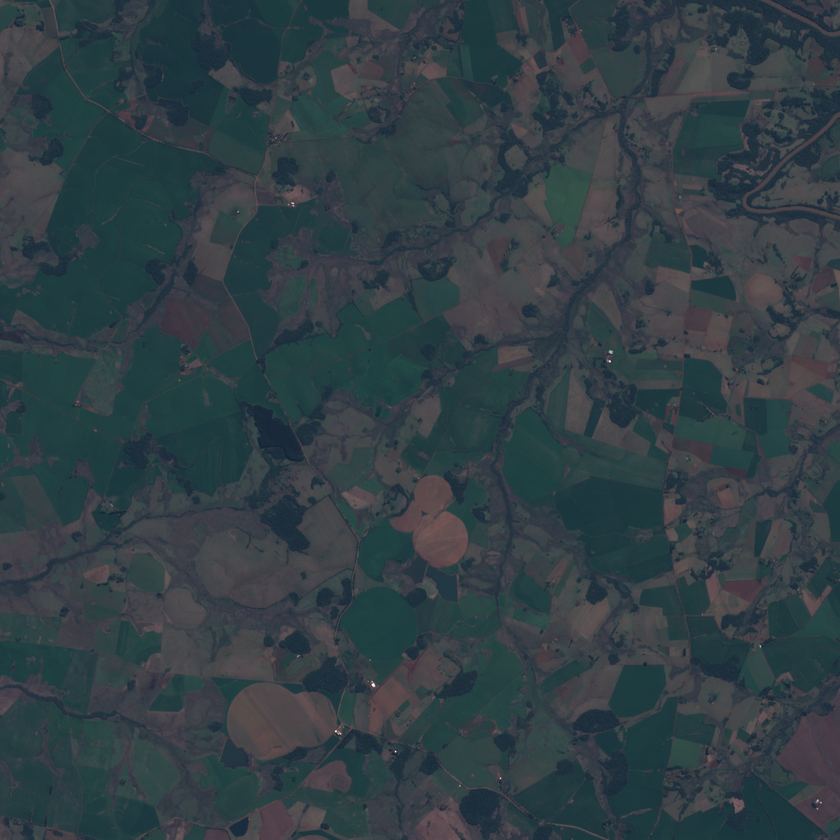
#> input picture veterans/2024-1B-T01-CC10-G01-main/src/Pipeline de Processamento/test_imgs/img.png, 840 x 840 px, shrunk from 1200 x 1200 before the run; its folder holds only this picture in this run
$ jupyter execute --allow-errors notebook.ipynb   (shell and % lines are left out)
#> lines starting #> are read from the running program, lines starting #| are printed output that depends on the picture
### veterans/2024-1B-T01-CC10-G01-main/src/Pipeline de Processamento/image_process/pipeline.py
import sys
import cv2 as cv
import numpy as np
import matplotlib.pyplot as plt
import random

from PIL import Image, ImageTk

from PyQt5.QtGui import QPixmap, QImage
from PyQt5.QtCore import Qt
from PyQt5.QtWidgets import (
    QApplication,
    QTabWidget,
    QWidget,
    QGridLayout,
    QLabel,
    QScrollArea,
    QVBoxLayout,
    QMainWindow,
)


class ProcessingPipeline:
    """
    Manages the application of image processing filters and augmentations.

    Attributes:
        filters (list): A list of filter objects to apply to the images.
        augmentations (list): A list of augmentation objects to apply to the images.
        history (list): Records outcomes of applied filters and augmentations for visualization.
    """

    def __init__(self, plot_storyline=False):
        """
        Initializes the processing pipeline with empty lists for filters, augmentations, and history.
        """
        self.filters = []
        self.augmentations = []
        self.history = []

    # [214 lines left out: functions add_filters, clear_filters, add_augmentations, clear_augmentations, apply_filters, apply_crop and 3 more, not called in this run]

    def get_history(self):
        return self.history


class PipelineViewer:
    # [82 lines left out: functions __init__, plot_history, _add_images_to_grid, _add_image_to_grid, not called in this run]

### veterans/2024-1B-T01-CC10-G01-main/src/Pipeline de Processamento/notebook.ipynb
# Install and import the required libraries

## Imports
Modules such as pipeline and image_process were developed by the team to provide a dynamic and flexible tool for testing multiple combinations of augmentation techniques, filters, and processes. You will be able to find the source at the current directory.

[cell 1]
import logging
import math

import cv2 as cv
import numpy as np
import h5py
import matplotlib.pyplot as plt
import unittest
import os
import zipfile

from image_process.pipeline import PipelineViewer, ProcessingPipeline
from image_process.processes import (
    MorphDilate,
    Rotate,
    Translate,
    Flip,
    BrightnessContrast,
    RandomGaussianBlur,
    GaussianBlur,
    MedianBlur,
    BilateralFilter,
    AdaptiveMeanThresh
)

# Pipeline Execution

## Define auxiliary methods
A set of configuration lines and auxiliary methods were defined to enhance the process of running the pipeline, loading the images, and logging information.

[cell 2]
logging.basicConfig(
    level=logging.INFO, format="%(asctime)s - %(levelname)s - %(message)s"
)


def load_image(path, color_mode=cv.IMREAD_COLOR):
    """Loads an image from the given path with specified color mode."""
#> called with path = './test_imgs/img.png', color_mode = 1
    image = cv.imread(path, color_mode)
#> image is the input picture: shape (840, 840, 3); mean B, G, R 68.6, 63.1, 49.9
#> call 2 of load_image, with path = './test_imgs/img.png', color_mode = 0
#> in load_image (call 2), `image = cv.imread(path, color_mode)`:
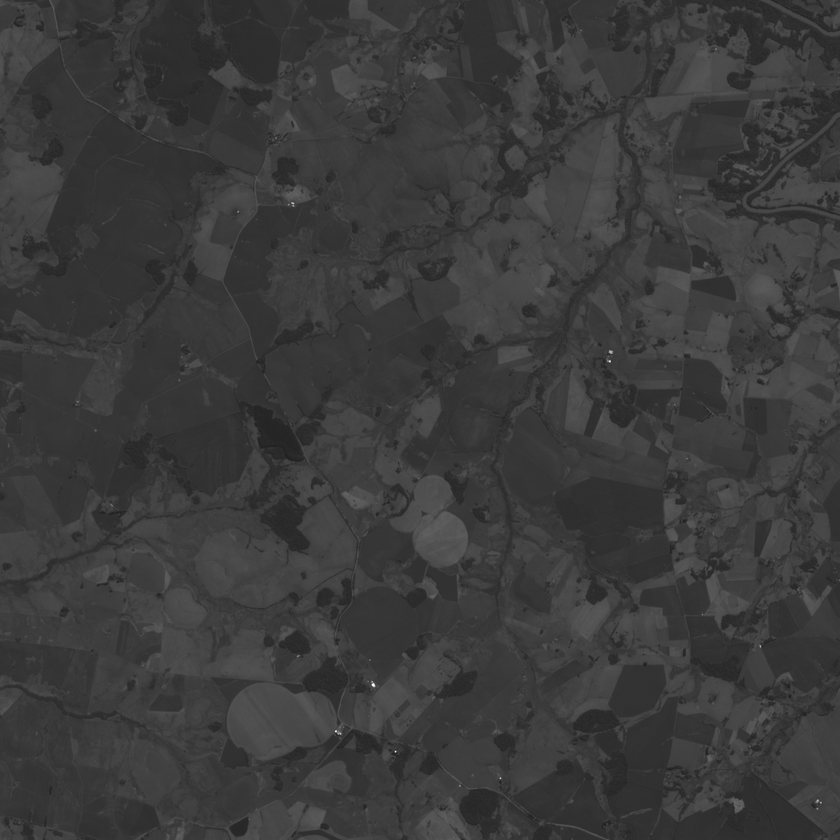
#> image: shape (840, 840); min 31, max 255, mean 59.3
    if image is None:
        raise FileNotFoundError(f"Could not load image from {path}")
    return image

def display_history(history):
        n_images = len(history)
        n_rows = math.ceil(n_images ** 0.5)
        n_cols = math.ceil(n_images / n_rows)
        plt.figure(figsize=(n_cols * 4, n_rows * 4))
        for i, (img, label, _) in enumerate(history):
            plt.subplot(n_rows, n_cols, i + 1)
            plt.imshow(cv.cvtColor(img, cv.COLOR_BGR2RGB))
            plt.title(label)
            plt.axis('off')
        plt.tight_layout()

def save_to_hdf5(normalized_imgs_arr, normalized_masks_arr, cropped_coordinates_arr, img_paths, filename):
#> called with filename = 'processed_data.h5'
    with h5py.File(filename, 'w') as f:
        for index, img_path in enumerate(img_paths):
            normalized_imgs = normalized_imgs_arr[index]
            normalized_masks = normalized_masks_arr[index]
            cropped_coordinates = cropped_coordinates_arr[index]
            for idx, (img, mask, coord) in enumerate(zip(normalized_imgs, normalized_masks, cropped_coordinates)):
                group = f.create_group(f'image_{idx}_{index}')
                group.attrs['image_shape'] = img.shape
                group.attrs['mask_shape'] = mask.shape
                group.attrs['original_path'] = img_path

                if img.ndim > 2:  # RGB Image
                    red, green, blue = img[:, :, 0].flatten(), img[:, :, 1].flatten(), img[:, :, 2].flatten()
                    group.create_dataset('image_red', data=red, compression='gzip', compression_opts=9)
                    group.create_dataset('image_green', data=green, compression='gzip', compression_opts=9)
                    group.create_dataset('image_blue', data=blue, compression='gzip', compression_opts=9)
                else:  # Grayscale Image
                    gray = img.flatten()
                    group.create_dataset('image_gray', data=gray, compression='gzip', compression_opts=9)

                mask_flattened = mask.flatten()
                group.create_dataset('mask', data=mask_flattened, compression='gzip', compression_opts=9)
                group.create_dataset('coordinates', data=np.array(coord), dtype='int32')

def load_from_hdf5(filename):
    with h5py.File(filename, 'r') as f:
        print("Datasets in the HDF5 file include:")
        for key in f.keys():
            group = f[key]
            print(f"{key} - Original path: {group.attrs['original_path']}")
            print(f"Image shape: {group.attrs['image_shape']}, Mask shape: {group.attrs['mask_shape']}")
            for dkey in group.keys():
                print(f"{dkey}: shape {group[dkey].shape}")

def compress_hdf5_to_zip(hdf5_filename, output_zip_filename):
    """
    Compress an HDF5 file into a ZIP file.

    Args:
        hdf5_filename (str): Path to the HDF5 file to compress.
        output_zip_filename (str): Path and name of the output ZIP file.
    """
    # Create a ZipFile object in write mode
    with zipfile.ZipFile(output_zip_filename, 'w', zipfile.ZIP_DEFLATED) as zipf:
        # Add the HDF5 file to the zip file
        zipf.write(hdf5_filename, os.path.basename(hdf5_filename))
        print(f"Compressed {hdf5_filename} into {output_zip_filename}")
